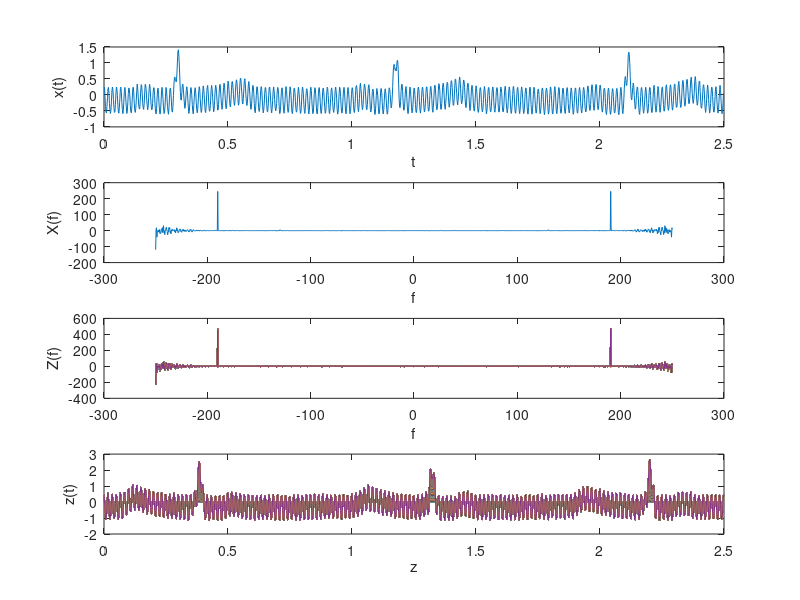

This chart was generated by the following MATLAB code:
ecg_signal=load("ecg_signal.mat");
x=ecg_signal.ecg;
t=ecg_signal.t;
m=[0.8,0.9];
C=133*10^(-9);
R=10000;
N=length(x);
f= linspace(-250, 250, N);
w=2*pi*f;
H=((1+m(2))*((2*i*w*R*C).^2+1))./((2*i*w*R*C).^2+4*(1-m(2))*i*w*R*C+1);
X=fft(x);
Z=X'.*H;
z=ifft(Z);

subplot(4,1,1)
plot(t,x)
xlabel('t')
ylabel('x(t)')


subplot(4,1,2)
plot(f,X)
xlabel('f')
ylabel('X(f)')


subplot(4,1,3)
plot(f,Z)
xlabel('f')
ylabel('Z(f)')

subplot(4,1,4)
plot(t,z)
xlabel('z')
ylabel('z(t)')
